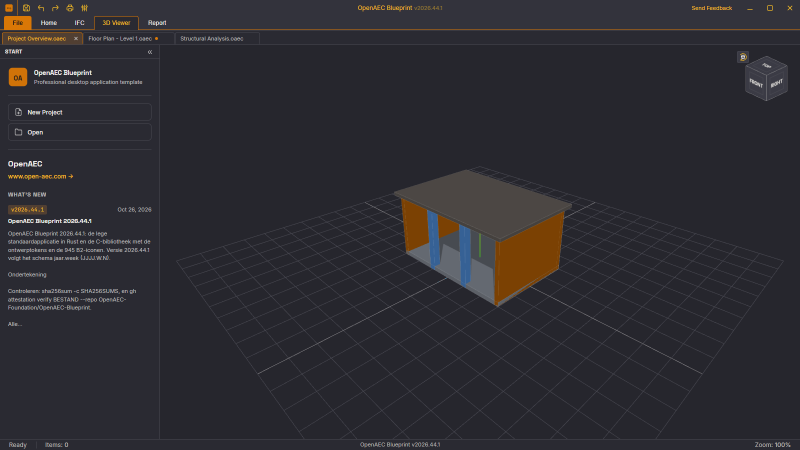
#> input picture design/online/online-3d-dark.png, 1600 x 900 px (shown at 1/2 size)
$ python build_readme_images.py ../design/online/online-3d-dark.png
#> lines starting #> are read from the running program, lines starting #| are printed output that depends on the picture
#!/usr/bin/env python3
"""The images of the README, made from renders that are already in design/.

  python scripts/build_readme_images.py           write docs/images/readme/*.png
  python scripts/build_readme_images.py --check   images present, small enough and
                                                  all used in README.md and README.nl.md

Sources: the renders of the Rust standard application (cargo test --bin blueprint
-- --ignored, in design/blueprint/), of the ui04 gallery (design/ontwerp-0.4/native/)
and of the online application (node web/online/screenshots.mjs, in design/online/).
An image larger than MAX_BYTES is reduced to 256 colours without dithering, which
keeps interface text sharp. Writing needs Pillow; --check does not.
"""

import re
import struct
import sys
from pathlib import Path

ROOT = Path(__file__).resolve().parents[1]
OUT = ROOT / "docs" / "images" / "readme"
READMES = ["README.md", "README.nl.md"]
MAX_BYTES = 150 * 1024
WIDTH = 1280

# Output name -> one source, or four sources for a 2x2 mosaic.
IMAGES = {
    "hero-3d.png": "design/online/online-3d-dark.png",
    "rust-app.png": "design/blueprint/blueprint-light.png",
    "themes.png": [
        "design/blueprint/blueprint-light.png",
        "design/blueprint/blueprint-dark.png",
        "design/blueprint/blueprint-blueprint.png",
        "design/blueprint/blueprint-high-contrast-dark.png",
    ],
    "tauri-app.png": "design/online/online-light.png",
    "settings.png": "design/online/online-settings-blueprint.png",
    "icons.png": "design/ontwerp-0.4/native/iconen-dark.png",
    "workflow-app.png": "design/ontwerp-0.4/native/werkstroom-zijbalk-light.png",
    "installer.png": "design/ontwerp-0.4/native/installer-light.png",
    "rust-file.png": "design/blueprint/blueprint-bestand.png",
    "rust-settings.png": "design/blueprint/blueprint-instellingen.png",
    "start-screen.png": "design/ontwerp-0.4/native/start-light.png",
    "workflow-steps.png": "design/ontwerp-0.4/native/werkstroom-stappen-light.png",
}


def build():
    from PIL import Image

    OUT.mkdir(parents=True, exist_ok=True)
    for name, source in IMAGES.items():
        if isinstance(source, list):
            tiles = [Image.open(ROOT / s).convert("RGB") for s in source]
            w, h = tiles[0].size
            image = Image.new("RGB", (w, h), "white")
            gap = 8
            half = ((w - gap) // 2, (h - gap) // 2)
            for i, tile in enumerate(tiles):
                x = (i % 2) * (half[0] + gap)
                y = (i // 2) * (half[1] + gap)
                image.paste(tile.resize(half, Image.LANCZOS), (x, y))
        else:
            image = Image.open(ROOT / source).convert("RGB")
#> image is the input picture: PIL image 1600x900 RGB; mean R, G, B 45.1, 43.9, 49.5
        if image.width > WIDTH:
            image = image.resize((WIDTH, round(image.height * WIDTH / image.width)), Image.LANCZOS)
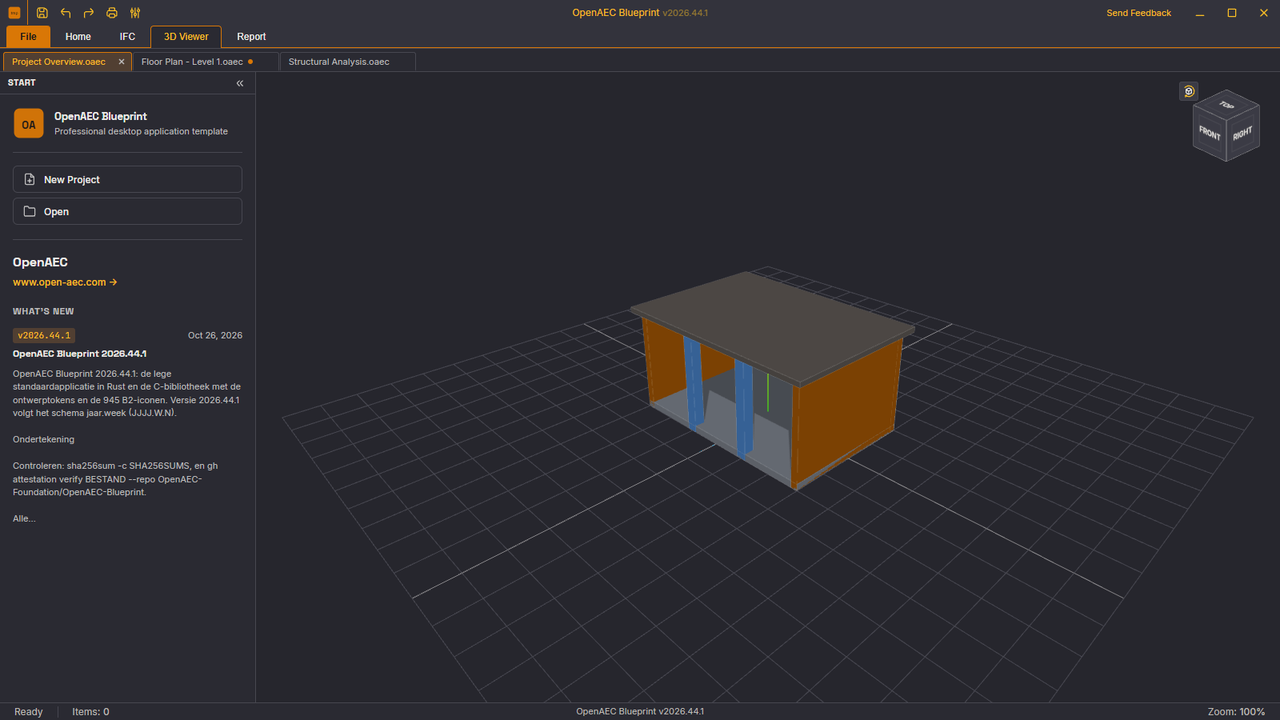
#> image: PIL image 1280x720 RGB; mean R, G, B 45.1, 43.9, 49.5
        path = OUT / name
        image.save(path, optimize=True)
        if path.stat().st_size > MAX_BYTES:
            image.quantize(256, method=Image.Quantize.MEDIANCUT, dither=Image.Dither.NONE).save(path, optimize=True)
        print(f"{path.relative_to(ROOT).as_posix()}  {path.stat().st_size // 1024} kB")


def png_size(path):
    head = path.read_bytes()[:24]
    if head[:8] != b"\x89PNG\r\n\x1a\n":
        return None
    return struct.unpack(">II", head[16:24])


def check():
    errors = []
    for name in IMAGES:
        path = OUT / name
        if not path.exists():
            errors.append(f"missing {path.relative_to(ROOT).as_posix()}; run this script without --check")
            continue
        if not png_size(path):
            errors.append(f"{name} is not a PNG")
        if path.stat().st_size > MAX_BYTES:
            errors.append(f"{name} is {path.stat().st_size // 1024} kB, more than {MAX_BYTES // 1024} kB")
    on_disk = {p.name for p in OUT.glob("*")} if OUT.exists() else set()
    for extra in sorted(on_disk - set(IMAGES)):
        errors.append(f"docs/images/readme/{extra} is not made by this script")
    for readme in READMES:
        text = (ROOT / readme).read_text(encoding="utf-8")
        used = set(re.findall(r"docs/images/readme/([\w.-]+)", text))
        for name in sorted(used - set(IMAGES)):
            errors.append(f"{readme} uses docs/images/readme/{name}, which does not exist")
        for name in sorted(set(IMAGES) - used):
            errors.append(f"{readme} does not use docs/images/readme/{name}")
    for error in errors:
        print(error)
    if not errors:
        print(f"{len(IMAGES)} README images present and used in {', '.join(READMES)}")
    return not errors


if __name__ == "__main__":
    if "--check" in sys.argv[1:]:
        sys.exit(0 if check() else 1)
#> (the run stopped early here; a loop or call above may not have finished)
